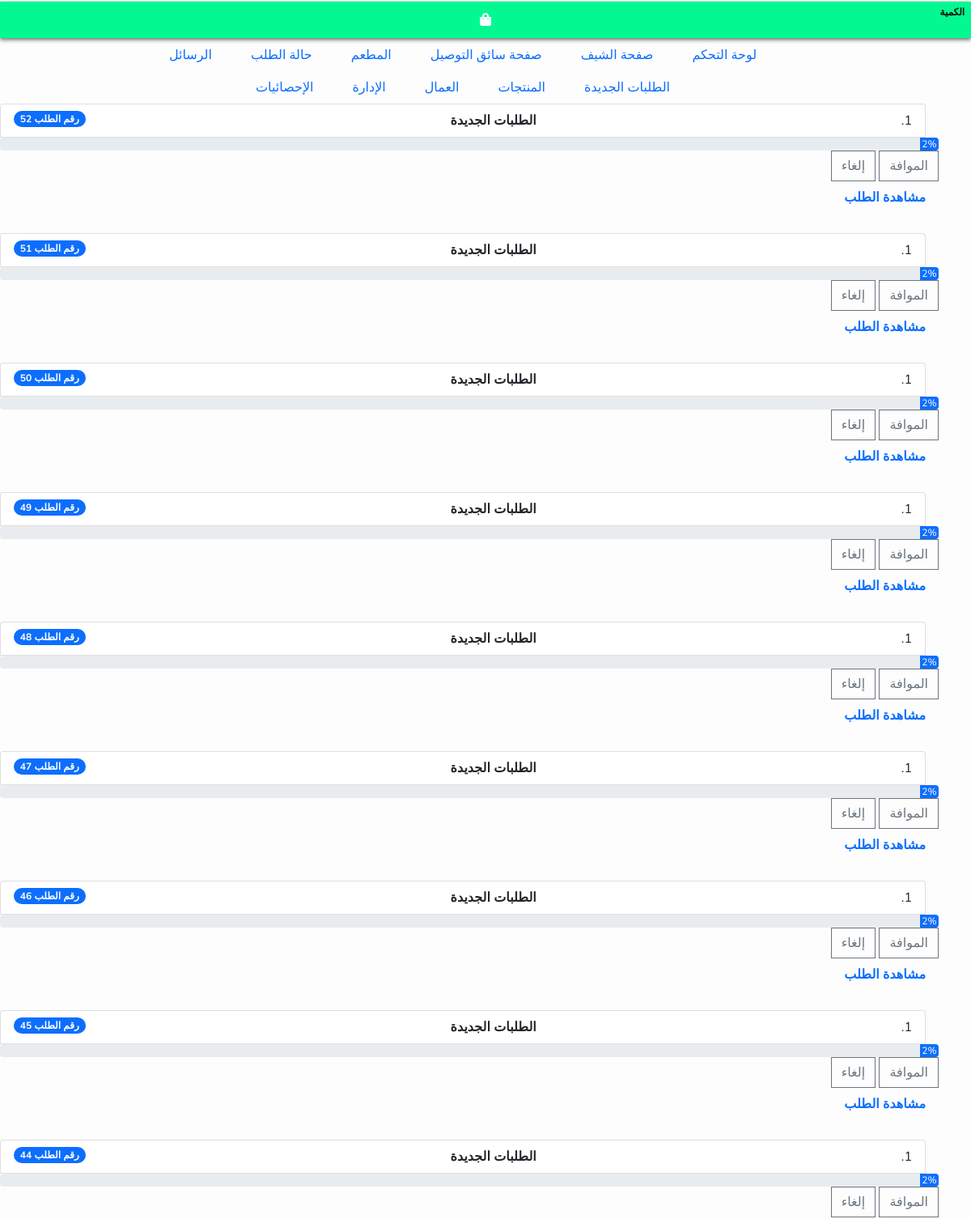
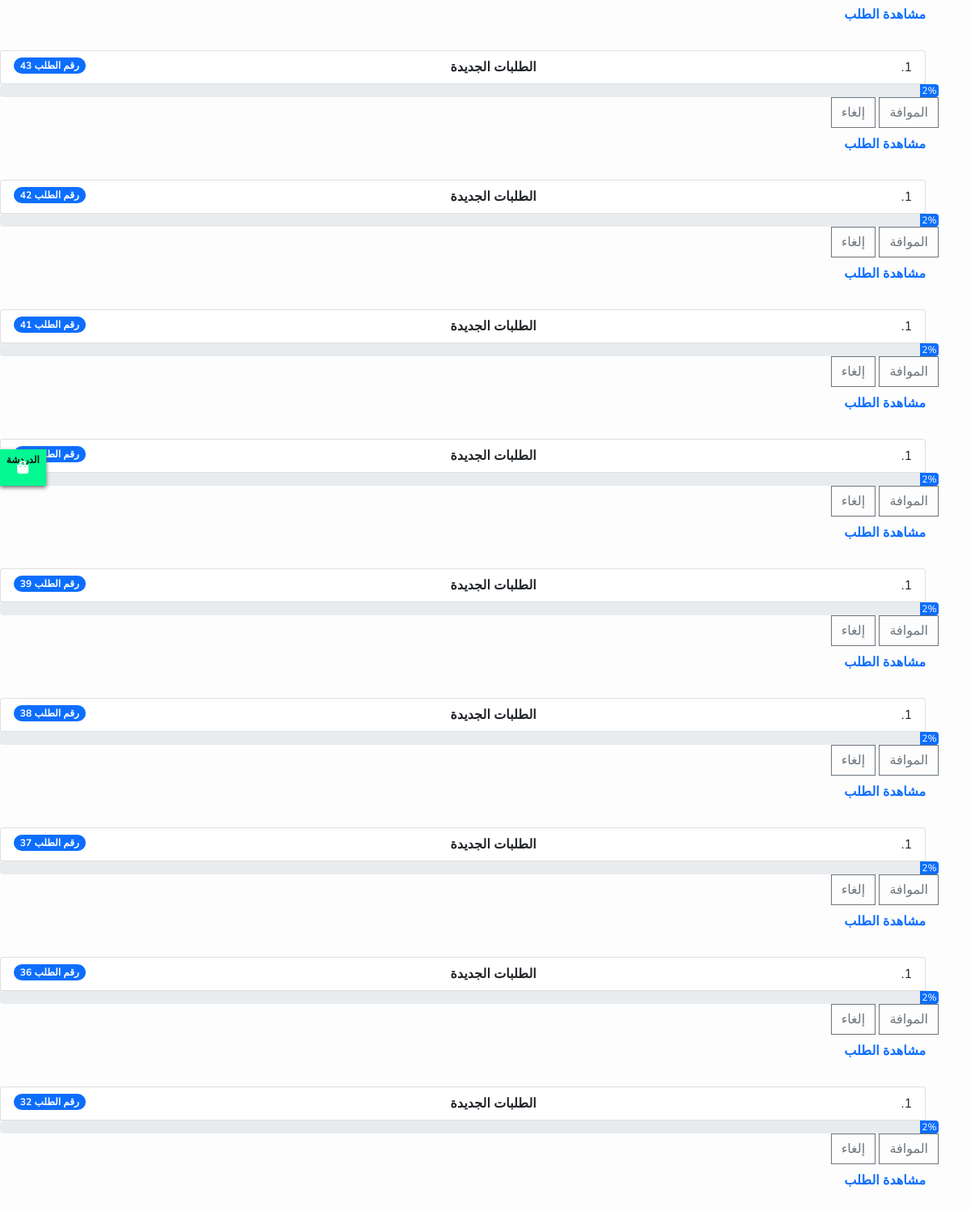
The page /dashboard (signed in) on the database as committed earlier (2 pictures, top to bottom).
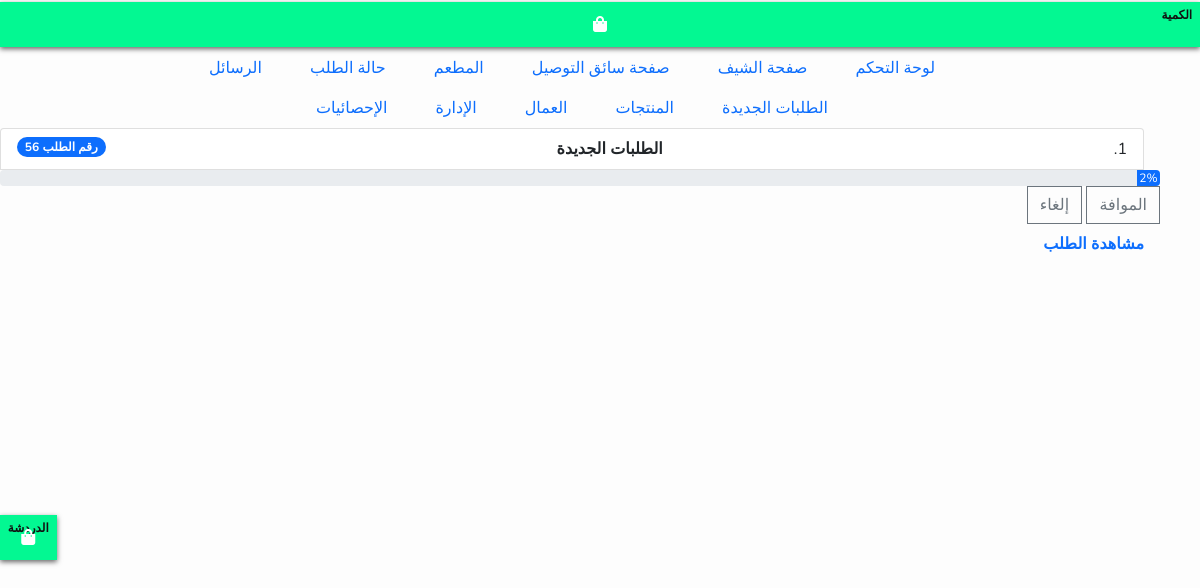
The same page on the database as committed later.
### app/models.py (models this page shows, shortened)
class Order(models.Model):
    customer = models.ForeignKey(Customer, on_delete=models.SET_NULL, null=True, blank=True)
    date_ordered = models.DateTimeField(auto_now_add=True)
    complete = models.BooleanField(default=False, null=True, blank=True)
    transaction_id = models.CharField(max_length=100, null=True)
    status_order = models.CharField(max_length=2, choices=ORDER_STATUS, default='NO')
    booking_driver = models.BooleanField(default=False, null=True, blank=True)
    driver = models.CharField(max_length=100, blank=True, null=True)

### dashboard/views.py (the view)
# urls.py: path('dashboard', views.dashboard, name='dashboard'),
@login_required()
def dashboard(request):
    try:
        if request.user.is_authenticated:
            customer = request.user.customer
            if customer.status_customer == "AD":
                orders = Order.objects.all().order_by('-id')
                context = {"orders":orders}
            else:
                return redirect('listProducts')
        else:
            return redirect('listProducts')
    except:
        print('الدالة لا تقلع')
    return render(request, 'dashboard.html', context)

### dashboard/templates/dashboard.html (shortened to what this page needs)
{% extends "base.html" %}
{% block content %}
  {% include "include/nav_dash.html" %}
    {% for item in orders %}
        {% if item.status_order == "UR" %}
            <ol class="list-group list-group-numbered">
                <li class="list-group-item d-flex justify-content-between align-items-start">
                    <div class="fw-bold">الطلبات الجديدة</div>
                    <span class="badge bg-primary rounded-pill"> رقم الطلب {{item.id}}</span>
                </li>
                <div class="progress">
                    <div class="progress-bar" role="progressbar" style="width: 2%;" aria-valuenow="0" aria-valuemin="0" aria-valuemax="100">2%</div>
                </div>
                <div class="fw-bold">
                    <button data-order="{{ item.id }}" data-action="add" class="btn btn-outline-secondary add-to-cart update-order">الموافة</button>
                    <button data-order="{{ item.id }}" data-action="remove" class="btn btn-outline-secondary add-to-cart update-order">إلغاء</button>
                    <a class="nav-link" href="{% url 'order_details' item.id %}">مشاهدة الطلب</a>
                </div>
            </ol>
            <br>
        {% endif %}
    {% endfor %}
{% endblock content %}

Rows that differ between the two databases and show on the page:
no longer on this page (row edited): Order: id "52"
no longer on this page (row edited): Order: id "51"
no longer on this page (row edited): Order: id "50"
no longer on this page (row edited): Order: id "49"
no longer on this page (row edited): Order: id "48"
no longer on this page (row edited): Order: id "47"
no longer on this page (row edited): Order: id "46"
no longer on this page (row edited): Order: id "45"
no longer on this page (row edited): Order: id "44"
no longer on this page (row edited): Order: id "43"
no longer on this page (row edited): Order: id "42"
no longer on this page (row edited): Order: id "41"
no longer on this page (row edited): Order: id "39"
no longer on this page (row edited): Order: id "38"
no longer on this page (row edited): Order: id "37"
no longer on this page (row edited): Order: id "36"
no longer on this page (row edited): Order: id "32"
added Order: id "56"
